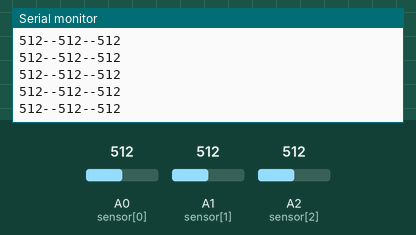
Simulated run of this sketch. Board: Arduino Uno, built with avr-gcc and run on an emulated ATmega328P. Shown: the last lines printed to the serial monitor. Inputs (shaded band) come from the test bench; at power-on: A0 (sensor[0]) = 512, A1 (sensor[1]) = 512, A2 (sensor[2]) = 512.

Above: at 1.2 s.
1.3 s: A0 (sensor[0]) set to 716
At 1.56 s:
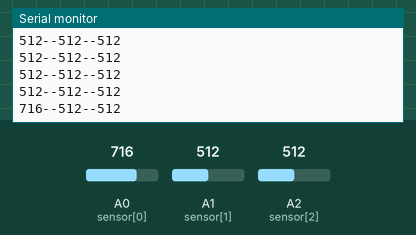
2.8 s: A1 (sensor[1]) set to 716
At 2.97 s:
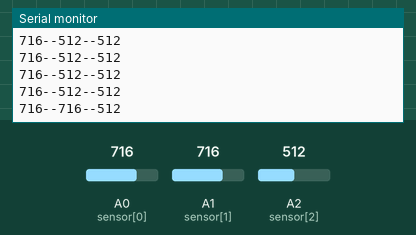
4.3 s: A2 (sensor[2]) set to 716
At 4.37 s:
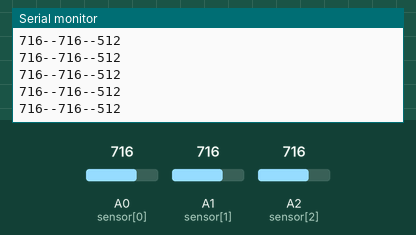
5.8 s: A0 (sensor[0]) set to 900
At 5.98 s:
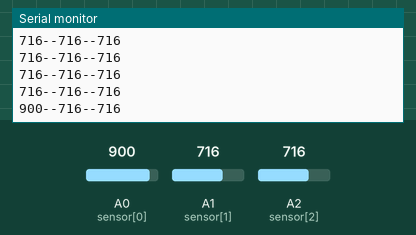
7.3 s: A1 (sensor[1]) set to 900
At 7.39 s:
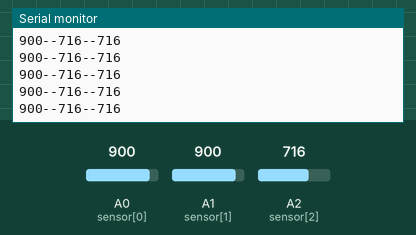
8.8 s: A2 (sensor[2]) set to 900
At 8.99 s:
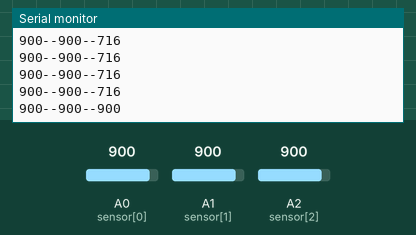
Timing chart, 0 to 11.3 s (numbered marks = the images above; inputs shaded):
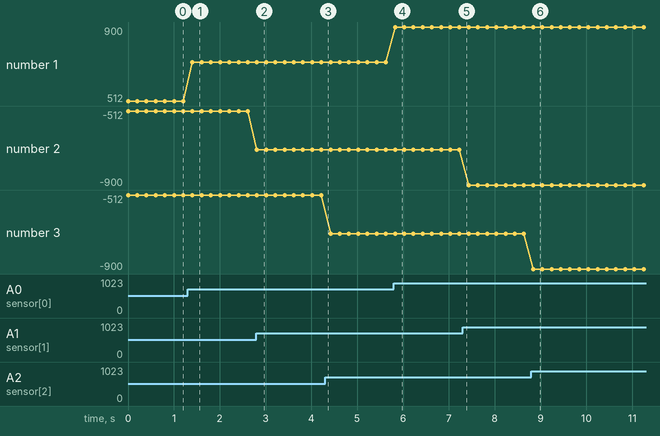

Measured:
- after the input at 1.3 s, the serial monitor: prints a new line after 0.11 s (image 1)
- after the input at 2.8 s, the serial monitor: prints a new line at once (image 2)
- after the input at 5.8 s, the serial monitor: prints a new line at once (image 4)
- after the input at 8.8 s, the serial monitor: prints a new line at once (image 6)
- plotted number 1: 512 → 716 after the input at 1.3 s, 716 → 900 after the input at 5.8 s
- plotted number 2: -512 → -716 after the input at 2.8 s, -716 → -900 after the input at 7.3 s

The sketch:

sketch_dec17a.ino
```cpp
//HJMCU
//模拟三路灰度传感器模块
//www.hlmcu.com

int sensor[3] = {A0, A1, A2}; //定义传感器IO口
int sensorReading[3] = {0, 0, 0};

void setup() {
  Serial.begin(9600); // 打开串口，设置波特率为9600 bps
}

void loop() {
  for(int i=0;i<3;i++){
    sensorReading[i]=analogRead(sensor[i]);
  }
  Serial.print(sensorReading[0]); //读取A0传感器数据
  Serial.print("--");
  Serial.print(sensorReading[1]);  //读取A1传感器数据
  Serial.print("--");
  Serial.println(sensorReading[2]);  //读取A2传感器数据
  delay(200); //读取延时
}
```
